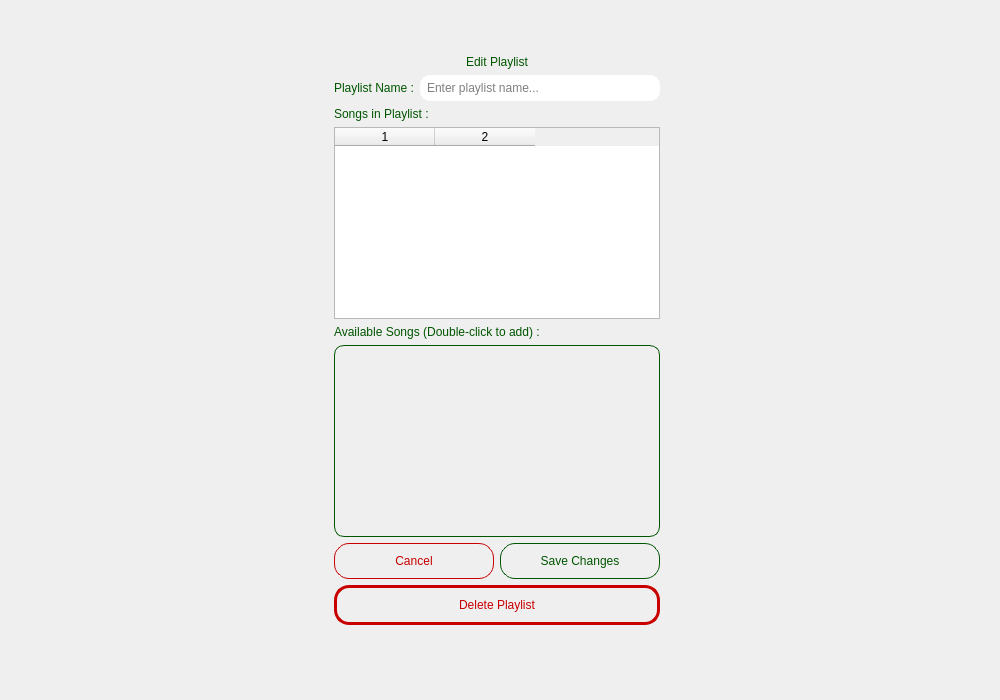
<?xml version="1.0" encoding="UTF-8"?>
<ui version="4.0">
 <class>EditPlaylistWindow</class>
 <widget class="QMainWindow" name="EditPlaylistWindow">
  <property name="geometry">
   <rect>
    <x>0</x>
    <y>0</y>
    <width>1000</width>
    <height>700</height>
   </rect>
  </property>
  <property name="windowTitle">
   <string>MainWindow</string>
  </property>
  <property name="styleSheet">
   <string notr="true">background-image: url(:/images/background/images/darkBackground.png);
background-image: url(:/images/background/images/liteBackground.png);</string>
  </property>
  <widget class="QWidget" name="centralwidget">
   <layout class="QGridLayout" name="gridLayout">
    <item row="1" column="0">
     <spacer name="horizontalSpacer">
      <property name="orientation">
       <enum>Qt::Orientation::Horizontal</enum>
      </property>
      <property name="sizeHint" stdset="0">
       <size>
        <width>40</width>
        <height>20</height>
       </size>
      </property>
     </spacer>
    </item>
    <item row="1" column="2">
     <layout class="QGridLayout" name="gridLayout_3" rowstretch="1,4" columnstretch="1,1">
      <item row="0" column="0">
       <spacer name="horizontalSpacer_2">
        <property name="orientation">
         <enum>Qt::Orientation::Horizontal</enum>
        </property>
        <property name="sizeHint" stdset="0">
         <size>
          <width>40</width>
          <height>20</height>
         </size>
        </property>
       </spacer>
      </item>
      <item row="0" column="1">
       <widget class="QLabel" name="label">
        <property name="styleSheet">
         <string notr="true">image: url(:/images/logo/images/nweLogo.png);
background: transparent;
border: none;</string>
        </property>
        <property name="text">
         <string/>
        </property>
       </widget>
      </item>
      <item row="1" column="1">
       <spacer name="verticalSpacer_3">
        <property name="orientation">
         <enum>Qt::Orientation::Vertical</enum>
        </property>
        <property name="sizeHint" stdset="0">
         <size>
          <width>20</width>
          <height>40</height>
         </size>
        </property>
       </spacer>
      </item>
     </layout>
    </item>
    <item row="1" column="1">
     <layout class="QVBoxLayout" name="verticalLayout">
      <item>
       <widget class="QLabel" name="titleLabel">
        <property name="styleSheet">
         <string notr="true">color: rgb(0, 85, 0);
font: 700 16pt &quot;Segoe UI&quot;;
background: transparent;</string>
        </property>
        <property name="text">
         <string>Edit Playlist</string>
        </property>
        <property name="alignment">
         <set>Qt::AlignmentFlag::AlignCenter</set>
        </property>
       </widget>
      </item>
      <item>
       <layout class="QHBoxLayout" name="nameLayout">
        <item>
         <widget class="QLabel" name="nameLabel">
          <property name="styleSheet">
           <string notr="true">color: rgb(0, 85, 0);
font: 700 10pt &quot;Segoe UI&quot;;
background: transparent;</string>
          </property>
          <property name="text">
           <string>Playlist Name :</string>
          </property>
         </widget>
        </item>
        <item>
         <widget class="QLineEdit" name="nameLineEdit">
          <property name="styleSheet">
           <string notr="true">background-image: url(:/images/background/images/witeBackground.png);
border-radius: 10px;
padding: 5px;</string>
          </property>
          <property name="placeholderText">
           <string>Enter playlist name...</string>
          </property>
         </widget>
        </item>
       </layout>
      </item>
      <item>
       <widget class="QLabel" name="songsLabel">
        <property name="styleSheet">
         <string notr="true">color: rgb(0, 85, 0);
font: 700 10pt &quot;Segoe UI&quot;;
background: transparent;</string>
        </property>
        <property name="text">
         <string>Songs in Playlist :</string>
        </property>
       </widget>
      </item>
      <item>
       <widget class="QTableWidget" name="songsTable">
        <property name="styleSheet">
         <string notr="true">        QListWidget {
           border: 1px solid rgb(0, 85, 0);
			border-radius: 10px;
			background: transparent;
   
            border: 1px solid rgb(0, 85, 0);
            border-radius: 10px;
            padding: 5px;
        }</string>
        </property>
        <property name="horizontalScrollBarPolicy">
         <enum>Qt::ScrollBarPolicy::ScrollBarAlwaysOff</enum>
        </property>
        <property name="columnCount">
         <number>2</number>
        </property>
        <property name="horizontalHeaderLabels" stdset="0">
         <stringlist>
          <string>Song Title</string>
          <string>Action</string>
         </stringlist>
        </property>
        <column/>
        <column/>
       </widget>
      </item>
      <item>
       <widget class="QLabel" name="addLabel">
        <property name="styleSheet">
         <string notr="true">color: rgb(0, 85, 0);
font: 700 10pt &quot;Segoe UI&quot;;
background: transparent;</string>
        </property>
        <property name="text">
         <string>Available Songs (Double-click to add) :</string>
        </property>
       </widget>
      </item>
      <item>
       <widget class="QListWidget" name="availableSongsList">
        <property name="styleSheet">
         <string notr="true">
        QListWidget {
           border: 1px solid rgb(0, 85, 0);
			border-radius: 10px;
			background: transparent;
   
            border: 1px solid rgb(0, 85, 0);
            border-radius: 10px;
            padding: 5px;
        }
        QListWidget::item {
            padding: 8px;
        }
        QListWidget::item:selected {
            background-color: rgba(0, 85, 0, 0.3);
        }
       </string>
        </property>
       </widget>
      </item>
      <item>
       <layout class="QHBoxLayout" name="buttonLayout">
        <item>
         <widget class="QPushButton" name="cancelButton">
          <property name="styleSheet">
           <string notr="true">QPushButton {
background: transparent;
border: 1px solid rgb(200, 0, 0);
border-radius: 15px;
padding: 10px;
color: rgb(200, 0, 0);
font: 700 9pt &quot;Segoe UI&quot;;
}

QPushButton:hover {
	background-color: rgb(200, 0, 0);
	border:1px solid rgb(255, 255, 255);
	border-radius: 15px;
	padding: 10px;
	color: rgb(255, 255, 255);
	font: 700 9pt &quot;Segoe UI&quot;;
}
</string>
          </property>
          <property name="text">
           <string>Cancel</string>
          </property>
         </widget>
        </item>
        <item>
         <widget class="QPushButton" name="saveButton">
          <property name="styleSheet">
           <string notr="true">QPushButton {
	background: transparent;
	border:1px solid rgb(0, 85, 0);
	border-radius: 15px;
	padding: 10px;
	color: rgb(0, 85, 0);
	font: 700 9pt &quot;Segoe UI&quot;;
}

QPushButton:hover {
	background-color: rgb(0, 85, 0);
	border:1px solid rgb(0, 85, 0);
	border-radius: 15px;
	padding: 10px;
	color: rgb(255, 255, 255);
	font: 700 9pt &quot;Segoe UI&quot;;
}
</string>
          </property>
          <property name="text">
           <string>Save Changes</string>
          </property>
         </widget>
        </item>
       </layout>
      </item>
      <item>
       <widget class="QPushButton" name="pushButton">
        <property name="styleSheet">
         <string notr="true">QPushButton {
background: transparent;
border: 3px solid rgb(200, 0, 0);
border-radius: 15px;
padding: 10px;
color: rgb(200, 0, 0);
font: 700 12pt &quot;Segoe UI&quot;;
}

QPushButton:hover {
	background-color: rgb(200, 0, 0);
	border:1px solid rgb(255, 255, 255);
	border-radius: 15px;
	padding: 10px;
	color: rgb(255, 255, 255);
	font: 700 12pt &quot;Segoe UI&quot;;
}
</string>
        </property>
        <property name="text">
         <string>Delete Playlist</string>
        </property>
       </widget>
      </item>
      <item>
       <widget class="QLabel" name="errorLabel">
        <property name="styleSheet">
         <string notr="true">color: rgb(216, 0, 0);
background: transparent;</string>
        </property>
        <property name="text">
         <string/>
        </property>
       </widget>
      </item>
     </layout>
    </item>
    <item row="0" column="1">
     <spacer name="verticalSpacer">
      <property name="orientation">
       <enum>Qt::Orientation::Vertical</enum>
      </property>
      <property name="sizeHint" stdset="0">
       <size>
        <width>20</width>
        <height>40</height>
       </size>
      </property>
     </spacer>
    </item>
    <item row="2" column="1">
     <spacer name="verticalSpacer_2">
      <property name="orientation">
       <enum>Qt::Orientation::Vertical</enum>
      </property>
      <property name="sizeHint" stdset="0">
       <size>
        <width>20</width>
        <height>40</height>
       </size>
      </property>
     </spacer>
    </item>
   </layout>
  </widget>
 </widget>
 <resources/>
 <connections/>
</ui>
